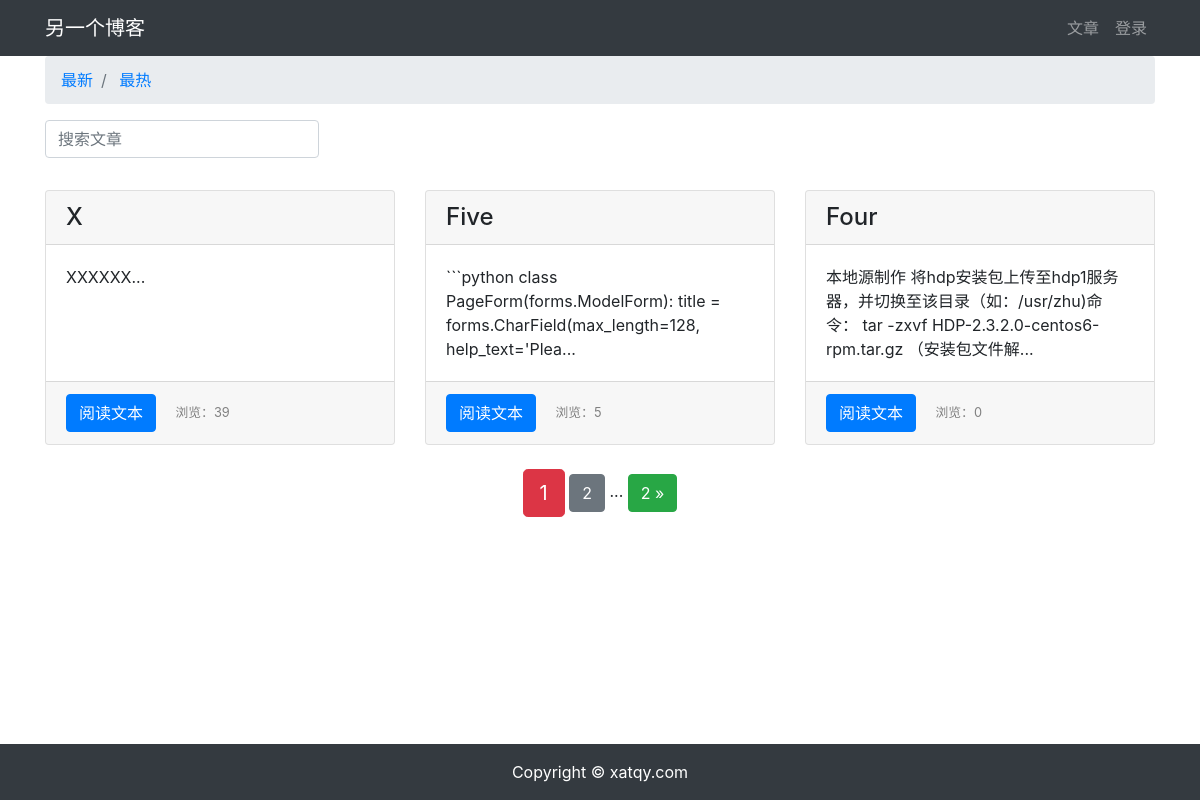
Page /article/article-list on the earlier database version.
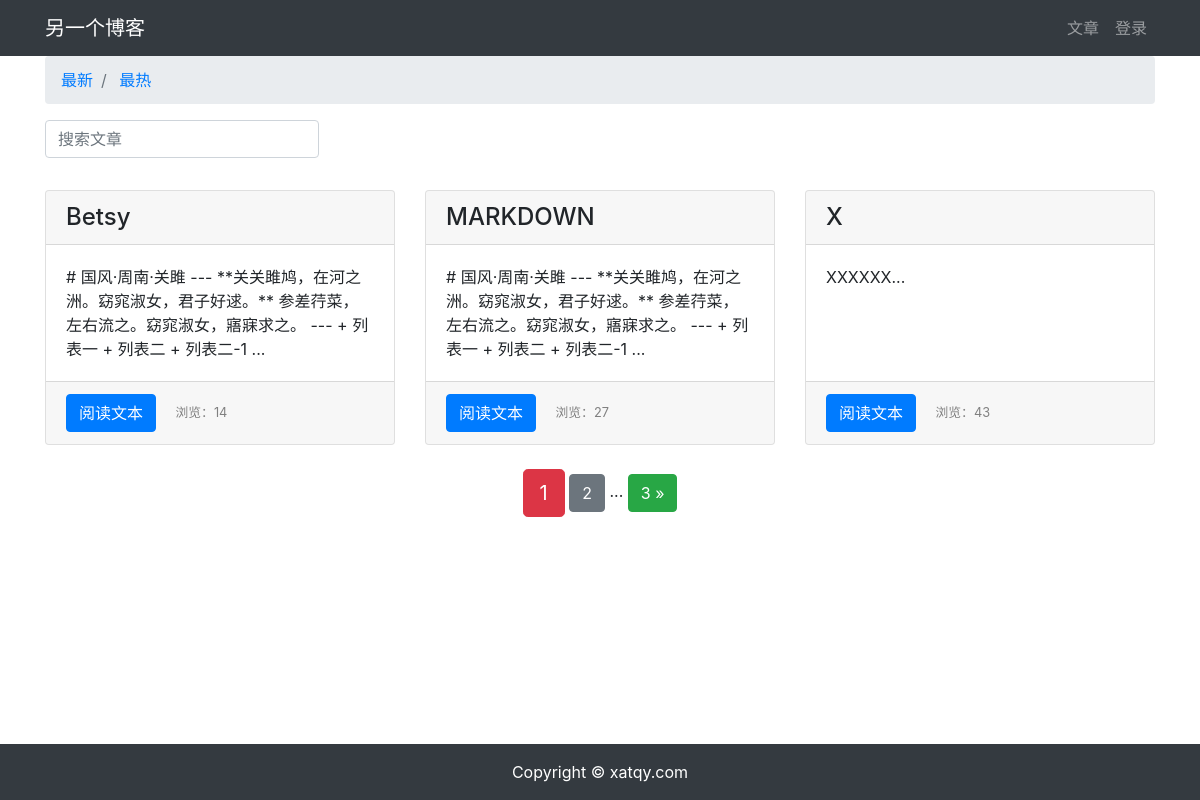
Same page on the later database version.
### article/models.py (models this page shows, shortened)
class ArticlePost(models.Model):
    author = models.ForeignKey(User, on_delete=models.CASCADE)
    title = models.CharField(max_length=100)
    body = models.TextField()
    created = models.DateTimeField(default=timezone.now)
    updated = models.DateTimeField(auto_now=True)
    total_views = models.PositiveIntegerField(default=0)
    class Meta:
        ordering = ('created',)

### article/views.py (the view)
# urls.py: path('article-list', views.article_list, name='article_list'),
def article_list(request):
    search = request.GET.get('search')
    order = request.GET.get('order')
    if search:
        if order == 'total_views':
            articles_list = ArticlePost.objects.filter(
                Q(title__icontains=search) | Q(body__icontains=search)
            ).order_by('-total_views')
        else:
            articles_list = ArticlePost.objects.filter(
                Q(title__icontains=search) | Q(body__icontains=search)
            )
    else:
        search = ''
        if order == 'total_views':
            articles_list = ArticlePost.objects.all().order_by('-total_views')
        else:
            articles_list = ArticlePost.objects.all().order_by('-created')
    paginator = Paginator(articles_list, 3)
    page = request.GET.get('page')
    articles = paginator.get_page(page)
    context = {'articles': articles, 'order': order, 'search': search}
    return render(request, 'article/list.html', context)

### templates/article/list.html (shortened to what this page needs)
{% extends "base.html" %}
{% load staticfiles %}
{% block content %}
<div class="container">
  <nav aria-label="breadcrumb">
    <ol class="breadcrumb">
      <li class="breadcrumb-item">
        <a href="{% url 'article:article_list' %}">
          最新
        </a>
      </li>
      <li class="breadcrumb-item">
        <a href="{% url 'article:article_list' %}?order=total_views&search={{ search }}">
          最热
        </a>
      </li>
    </ol>
  </nav>
  <div class="row">
    <div class="col-auto mr-auto">
      <form class="form-inline">
        <input type="text" class="form-control mb-2 mr-sm-2" name="search" placeholder="搜索文章" required>
      </form>
    </div>
  </div>
  <div class="row mt-2">
    {% for article in articles %}
    <div class="col-4 mb-4">
      <div class="card h-100">
        <h4 class="card-header">{{ article.title }}</h4>
        <div class="card-body">
          <p class="card-text">{{ article.body|slice:'100' }}...</p>
        </div>
        <div class="card-footer">
          <a href="{% url 'article:article_detail' article.id %}" class="btn btn-primary">阅读文本</a>
          <span>
            <small class="col align-self-end" style="color: gray;">
              浏览：{{ article.total_views }}
            </small>
          </span>
        </div>
      </div>
    </div>
    {% endfor %}
  </div>
  <div class="pagination row">
    <div class="m-auto">
      <span class="step-links">
        <span class="current btn btn-danger btn-lg">{{ articles.number }}</span>
        {% if articles.has_next %}
        <a href="?page={{ articles.next_page_number }}&order={{ order }}&search={{ search }}"
           class="btn btn-secondary">{{ articles.next_page_number }}</a>
        <span>...</span>
        <a href="?page={{ articles.paginator.num_pages }}&order={{ order }}&search={{ search }}"
           class="btn btn-success">{{ articles.paginator.num_pages }} &raquo;</a>
        {% endif %}
      </span>
    </div>
  </div>
</div>
{% endblock content %}

### templates/base.html (shortened to what this page needs)
{% load staticfiles %}
<html lang="zh-cn">
<head>
    <link rel="stylesheet" href="{% static 'bootstrap/css/bootstrap.min.css' %}">
    <link rel="stylesheet" href="{% static 'md_css/monokai.css' %}">
</head>
<body>
    {% include 'header.html' %}
    {% block content %}{% endblock content %}
    {% include 'footer.html' %}
</body>
</html>

### templates/header.html (shortened to what this page needs)
<nav class="navbar navbar-expand-lg navbar-dark bg-dark">
    <div class="container">
        <a class="navbar-brand" href="#">另一个博客</a>
        <div>
            <ul class="navbar-nav">
                <li class="nav-item">
                    <a class="nav-link" href="{% url 'article:article_list' %}">文章</a>
                </li>
                {% if user.is_authenticated %}
                <li class="nav-item">
                    <a class="nav-link" href="{% url 'article:article_create' %}">写文章</a>
                </li>
                <li class="nav-item dropdown">
                    <a class="nav-link dropdown-toggle" href="#" id="navbarDropdown" role="button" data-toggle="dropdown" aria-haspopup="true" aria-expanded="false">
                        {{ user.username }}
                    </a>
                    <div class="dropdown-menu" aria-labelledby="navbarDropdown">
                        <a class="dropdown-item" href="#" onclick="user_delete()">删除用户</a>
                        <a class="dropdown-item" href="{% url 'userprofile:logout' %}">退出登录</a>
                        <a class="dropdown-item" href="{% url 'userprofile:edit' user.id %}">个人信息</a>
                    </div>
                </li>
                {% else %}
                <li class="nav-item">
                    <a class="nav-link" href="{% url 'userprofile:login' %}">登录</a>
                </li>
                {% endif %}
            </ul>
        </div>
    </div>
</nav>

### templates/footer.html
{% load staticfiles %}
<div>
    <br><br><br>
</div>
<footer class="py-3 bg-dark fixed-bottom">
    <div class="container">
        <p class="m-0 text-center text-white">Copyright &copy; xatqy.com</p>
    </div>
</footer>

Differences in the rows shown:
no longer on this page (row edited): ArticlePost: title "Five", body "```python class PageForm(forms.ModelForm): title = forms.CharField(max_length=128, help_text='Plea", total_views "5"
no longer on this page (row edited): ArticlePost: title "Four", body "本地源制作 将hdp安装包上传至hdp1服务器，并切换至该目录（如：/usr/zhu)命令： tar -zxvf HDP-2.3.2.0-centos6-rpm.tar.gz （安装包文件解", total_views "0"
added ArticlePost: title "Betsy", body "# 国风·周南·关雎 --- **关关雎鸠，在河之洲。窈窕淑女，君子好逑。** 参差荇菜，左右流之。窈窕淑女，寤寐求之。 --- + 列表一 + 列表二 + 列表二-1", total_views "14"
added ArticlePost: title "MARKDOWN", body "# 国风·周南·关雎 --- **关关雎鸠，在河之洲。窈窕淑女，君子好逑。** 参差荇菜，左右流之。窈窕淑女，寤寐求之。 --- + 列表一 + 列表二 + 列表二-1", total_views "27"
changed ArticlePost "XXXXXX": total_views "39" → "43"
Other differences:
{{ articles.paginator.num_pages }}: "2" → "3"
